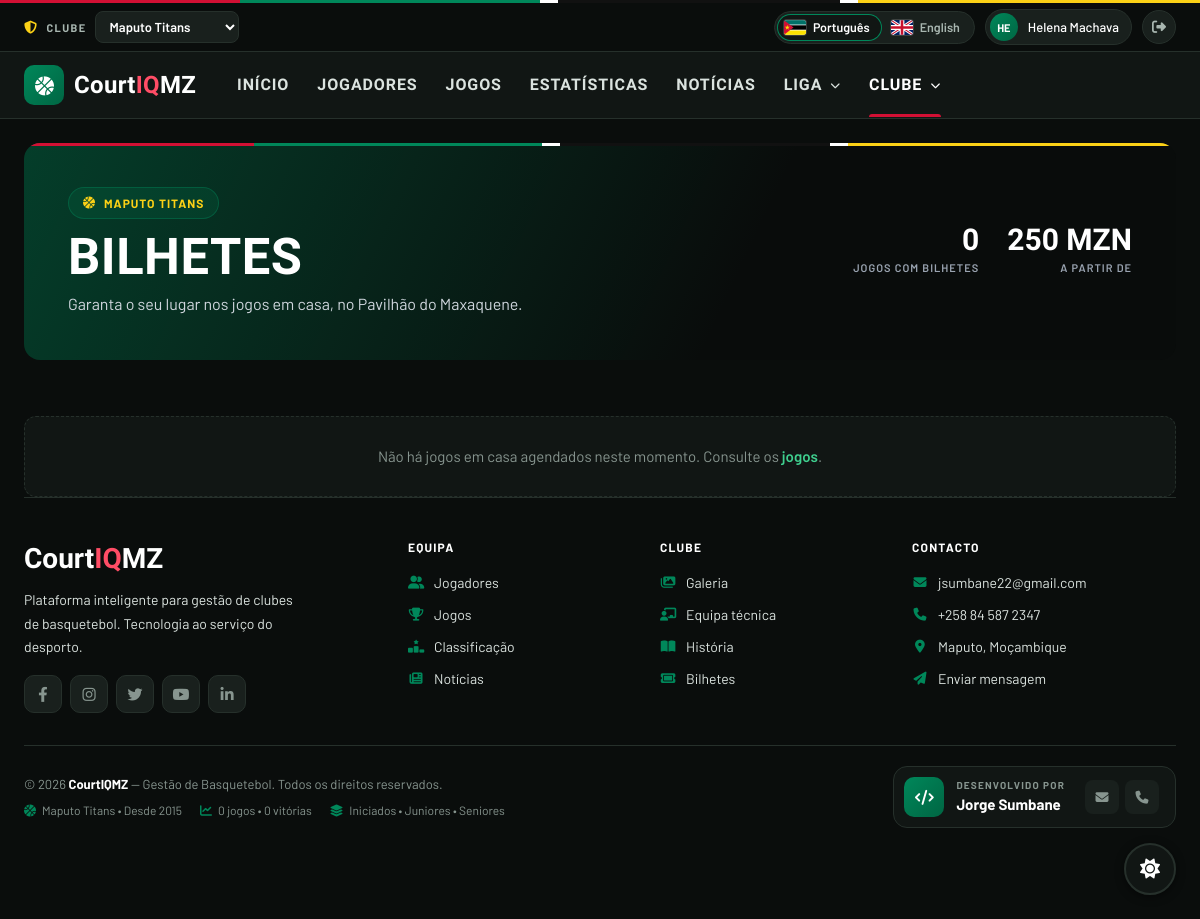
Page /visitante/bilhetes.php (signed in) on the committed database.
### tables this page shows
CREATE TABLE teams (
    id            INT PRIMARY KEY AUTO_INCREMENT,
    name          VARCHAR(100) NOT NULL,
    city          VARCHAR(100),
    stadium       VARCHAR(100),
    founded_year  YEAR,
    category      VARCHAR(50)  DEFAULT 'Sénior',
    league        VARCHAR(100) DEFAULT 'Liga Nacional',
    escaloes      VARCHAR(60) NOT NULL DEFAULT 'iniciados,juniores,seniores',    
    coach_id      INT NULL COMMENT 'users.id do treinador principal',
    logo_url      VARCHAR(255),
    logo_initials VARCHAR(5),
    status        ENUM('active', 'inactive') DEFAULT 'active',
    created_at    DATETIME DEFAULT CURRENT_TIMESTAMP,
    updated_at    DATETIME DEFAULT CURRENT_TIMESTAMP ON UPDATE CURRENT_TIMESTAMP,
    UNIQUE KEY uq_teams_name (name)
);

### includes/layout/topnav.php (the view, shortened to what the rows shown need)
<main class="main main--top">
    <div class="content">

### includes/public_helpers.php (shortened to what the rows shown need)
<?php
require_once __DIR__ . '/team_helper.php';
function pub_e(mixed $value): string
{
    return htmlspecialchars((string) ($value ?? ''), ENT_QUOTES, 'UTF-8');
}
function pub_team(bool $precisaClube = true): array
{
    $teamId = public_team_chosen();
    $team   = $teamId ? TeamHelper::getTeamInfo($teamId) : null;
    return [$teamId, $team];
}
    ?>
    <?php
function pub_page_head(string $eyebrow, string $title, string $lead = '', array $stats = []): void
{
    echo '<header class="lp-page-head"><div>';
    echo '<span class="lp-hero-tag"><i class="fa-solid fa-basketball"></i>' . pub_e($eyebrow) . '</span>';
    echo '<h1>' . pub_e($title) . '</h1>';
    if ($lead !== '') {
        echo '<p>' . pub_e($lead) . '</p>';
    }
    echo '</div>';
    echo '</header>';
}

### includes/layout/footer.php (shortened to what the rows shown need)
<?php
$footerBase  = $basePath ?? '../';
$footerPanel = (string) ($layout['panel'] ?? 'public');
?>
            <?php if ($footerPanel === 'public'):
                $footerTeamId = public_team_chosen();
                $footerTeam   = $footerTeamId ? TeamHelper::getTeamInfo($footerTeamId) : null;
                $footerStats  = $footerTeamId ? TeamHelper::getTeamStats($footerTeamId) : [];
            ?>
            <div class="lp lp-footer-wrap">
                <footer class="lp-footer">
                    <div class="lp-footer-grid">
                        <div>
                            <div class="lp-brand">Court<em>IQ</em>MZ</div>
                            <p class="lp-footer-about">Plataforma inteligente para gestão de clubes de basquetebol. Tecnologia ao serviço do desporto.</p>
                            <div class="lp-social">
                                <a href="#" aria-label="Facebook"><i class="fa-brands fa-facebook-f"></i></a>
                                <a href="#" aria-label="Instagram"><i class="fa-brands fa-instagram"></i></a>
                                <a href="#" aria-label="Twitter"><i class="fa-brands fa-twitter"></i></a>
                                <a href="#" aria-label="YouTube"><i class="fa-brands fa-youtube"></i></a>
                                <a href="#" aria-label="LinkedIn"><i class="fa-brands fa-linkedin-in"></i></a>
                            </div>
                        </div>
                        <div>
                            <h3>Equipa</h3>
                            <ul>
                                <li><a href="<?= e($footerBase) ?>visitante/jogadores.php"><i class="fa-solid fa-user-group"></i>Jogadores</a></li>
                                <li><a href="<?= e($footerBase) ?>visitante/jogos.php"><i class="fa-solid fa-trophy"></i>Jogos</a></li>
                                <li><a href="<?= e($footerBase) ?>visitante/classificacao.php"><i class="fa-solid fa-ranking-star"></i>Classificação</a></li>
                                <li><a href="<?= e($footerBase) ?>visitante/noticias.php"><i class="fa-solid fa-newspaper"></i>Notícias</a></li>
                            </ul>
                        </div>
                        <div>
                            <h3>Clube</h3>
                            <ul>
                                <li><a href="<?= e($footerBase) ?>visitante/galeria.php"><i class="fa-solid fa-images"></i>Galeria</a></li>
                                <li><a href="<?= e($footerBase) ?>visitante/equipa-tecnica.php"><i class="fa-solid fa-chalkboard-user"></i>Equipa técnica</a></li>
                                <li><a href="<?= e($footerBase) ?>visitante/historia.php"><i class="fa-solid fa-book-open"></i>História</a></li>
                                <li><a href="<?= e($footerBase) ?>visitante/bilhetes.php"><i class="fa-solid fa-ticket"></i>Bilhetes</a></li>
                            </ul>
                        </div>
                        <div>
                            <h3>Contacto</h3>
                            <ul>
                                <li><a href="mailto:jsumbane22@gmail.com"><i class="fa-solid fa-envelope"></i>jsumbane22@gmail.com</a></li>
                                <li><a href="tel:+258845872347"><i class="fa-solid fa-phone"></i>+258 84 587 2347</a></li>
                                <li><span><i class="fa-solid fa-location-dot"></i><?= e(($footerTeam['city'] ?? '') ?: 'Maputo') ?>, Moçambique</span></li>
                                <li><a href="<?= e($footerBase) ?>visitante/contacto.php"><i class="fa-solid fa-paper-plane"></i>Enviar mensagem</a></li>
                            </ul>
                        </div>
                    </div>
                    <div class="lp-footer-bottom">
                        <div>
                            &copy; <?= date('Y') ?> <strong>CourtIQMZ</strong> &mdash; Gestão de Basquetebol. Todos os direitos reservados.
                            <div class="lp-footer-meta">
                                <?php if ($footerTeam): ?>
                                <span><i class="fa-solid fa-basketball"></i><?= e($footerTeam['name']) ?><?= !empty($footerTeam['founded_year']) ? ' &bull; Desde ' . e($footerTeam['founded_year']) : '' ?></span>
                                <span><i class="fa-solid fa-chart-line"></i><?= (int) ($footerStats['total_jogos'] ?? 0) ?> jogos &bull; <?= (int) ($footerStats['total_vitorias'] ?? 0) ?> vitórias</span>
                                <?php endif; ?>
                                <span><i class="fa-solid fa-layer-group"></i><?= implode(" &bull; ", team_escaloes($footerTeam ?: null)) ?></span>
                            </div>
                        </div>
                        <div class="lp-dev" aria-label="Créditos do desenvolvedor">
                            <span class="lp-dev-icon" aria-hidden="true"><i class="fa-solid fa-code"></i></span>
                            <div>
                                <small>Desenvolvido por</small>
                                <b>Jorge Sumbane</b>
                            </div>
                            <div class="lp-dev-links">
                                <a href="mailto:jsumbane22@gmail.com" aria-label="Enviar email para Jorge Sumbane"><i class="fa-solid fa-envelope"></i></a>
                                <a href="tel:+258845872347" aria-label="Telefonar para Jorge Sumbane"><i class="fa-solid fa-phone"></i></a>
                            </div>
                        </div>
                    </div>
                </footer>
            </div>
            <?php endif; ?>
        </div>
    </main>
</body>
</html>

### rows in the picture
teams: name "MAPUTO TITANS", city "Maputo", name "Maputo Titans", founded_year "2015", escaloes "Iniciados • Juniores • Seniores"

### other values in the picture
$topnavSwitch['label'] "CLUBE"
$nome "Português"
$nome "English"
mb_strtoupper(mb_substr($userName ?: 'U', 0, 2)) "HE"
$userName "Helena Machava"
$topnavItem['label'] "INÍCIO"
$topnavItem['label'] "JOGADORES"
$topnavItem['label'] "JOGOS"
$topnavItem['label'] "ESTATÍSTICAS"
$topnavItem['label'] "NOTÍCIAS"
$topnavTitulo "LIGA"
$topnavTitulo "CLUBE"
pub_e($title) "BILHETES"
pub_e($lead) "Garanta o seu lugar nos jogos em casa, no Pavilhão do Maxaquene."
pub_e($value) "0"
